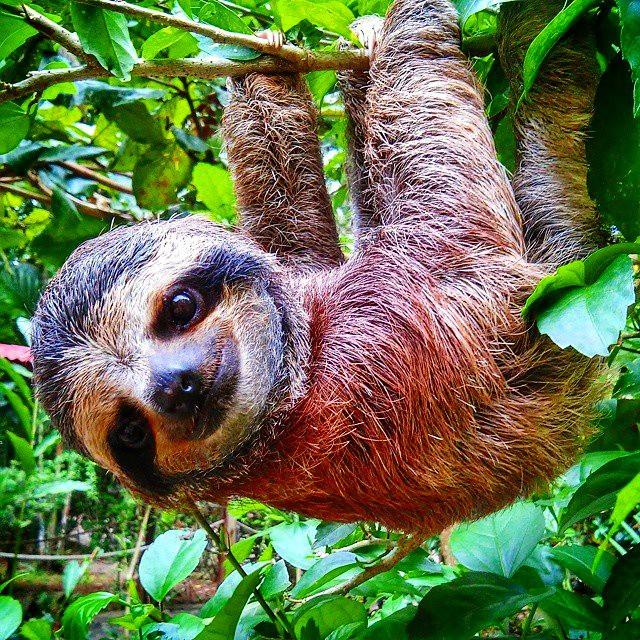
#> input picture images/leniv.jpg, 640 x 640 px
$ python images_example.py   (older library calls are emulated)
#> lines starting #> are read from the running program, lines starting #| are printed output that depends on the picture; pictures that were not available may be replaced by others from this repository, and a replacement may not be noted
# -*- coding: utf-8 -*-
"""
Created on Mon Jan 28 10:05:41 2019

@author: Radik
"""

import cv2
import numpy as np

# [497 lines left out: functions imageread, drawingimage, histogram, edge, blur, geometric_transform and 18 more, not called in this run]

def compare_image():
    def xrange(x):
        return iter(range(x))

    from matplotlib import pyplot as plt
    img1 = cv2.imread("images/leniv.jpg", cv2.IMREAD_GRAYSCALE)
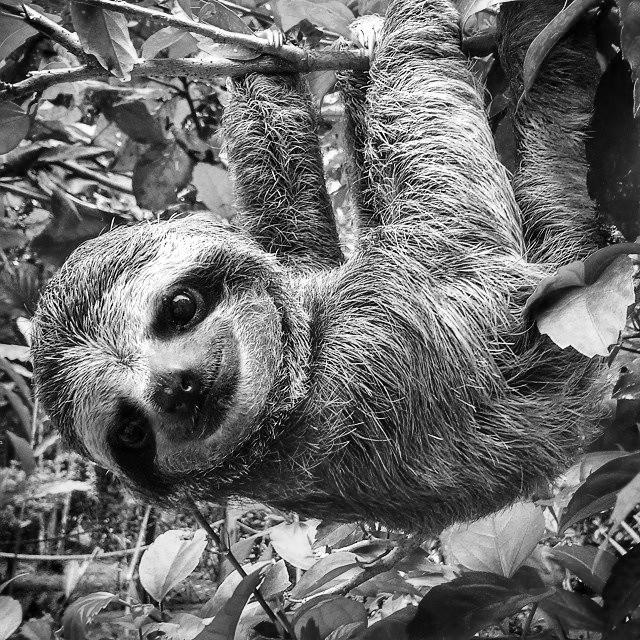
#> img1: shape (640, 640); min 0, max 255, mean 107.1
    img2 = cv2.imread("images/leniv_rotate.jpg", cv2.IMREAD_GRAYSCALE)
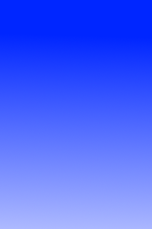
#> input picture images/pen.png, 152 x 229 px, given in place of leniv_rotate.jpg, which was not available
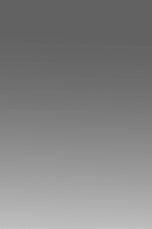
#> img2: shape (229, 152); min 98, max 192, mean 130.2

    # ORB Detector
    orb = cv2.ORB_create()
    kp1, des1 = orb.detectAndCompute(img1, None)
#> kp1 = 500 keypoints; strongest (x, y, size): (390, 143, 31), (380, 132, 31), (406, 183, 31), (280, 557, 31)
    kp2, des2 = orb.detectAndCompute(img2, None)
#> kp2 = (); des2 = None
    #FLANN_INDEX_KDTREE = 0
    FLANN_INDEX_LSH = 6
    index_params= dict(algorithm = FLANN_INDEX_LSH,
                   table_number = 6, # 12
                   key_size = 12,     # 20
                   multi_probe_level = 1) #2
    search_params = dict(checks=50)   # or pass empty dictionary

    flann = cv2.FlannBasedMatcher(index_params,search_params)

#> (the run stopped early here; a loop or call above may not have finished)
